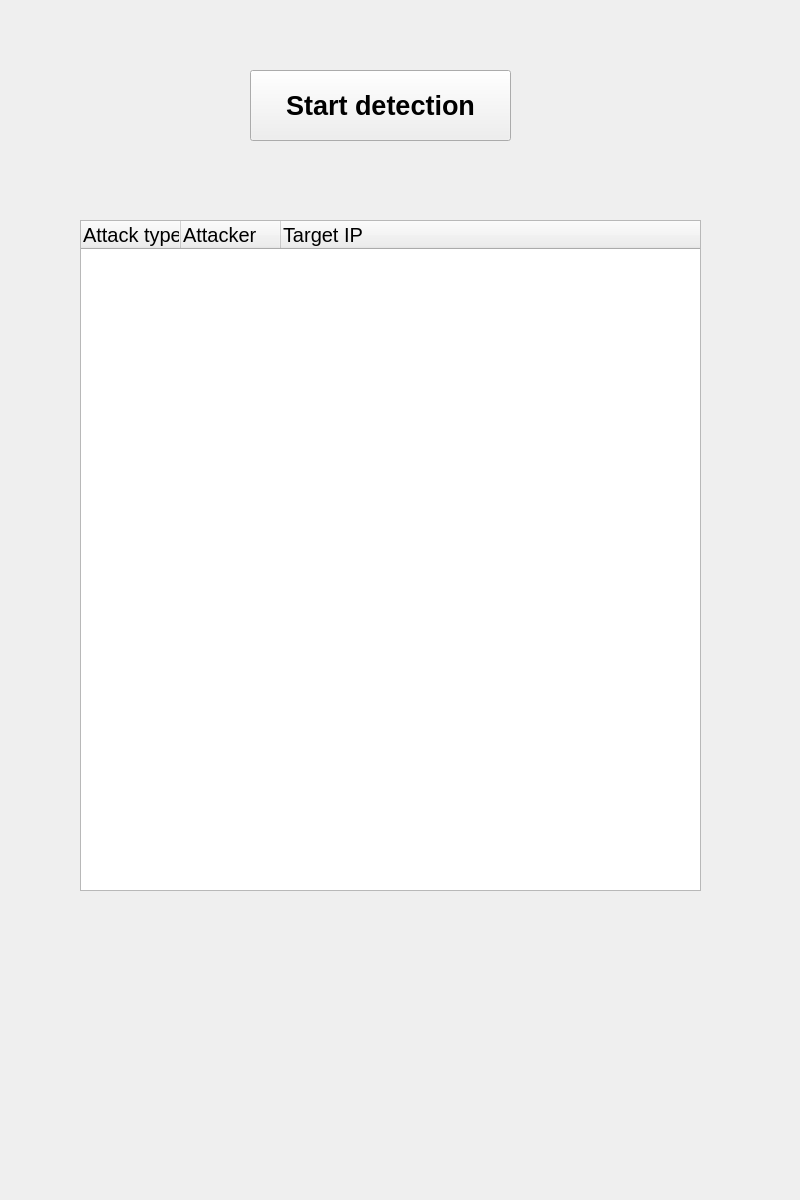
<?xml version="1.0" encoding="UTF-8"?>
<ui version="4.0">
 <class>show_detection</class>
 <widget class="QWidget" name="show_detection">
  <property name="geometry">
   <rect>
    <x>0</x>
    <y>0</y>
    <width>800</width>
    <height>1200</height>
   </rect>
  </property>
  <property name="minimumSize">
   <size>
    <width>800</width>
    <height>1200</height>
   </size>
  </property>
  <property name="maximumSize">
   <size>
    <width>800</width>
    <height>1200</height>
   </size>
  </property>
  <property name="windowTitle">
   <string>特征串攻击检测系统</string>
  </property>
  <widget class="QTreeWidget" name="detection_output">
   <property name="geometry">
    <rect>
     <x>80</x>
     <y>220</y>
     <width>621</width>
     <height>671</height>
    </rect>
   </property>
   <column>
    <property name="text">
     <string>Attack type</string>
    </property>
    <property name="font">
     <font>
      <pointsize>15</pointsize>
     </font>
    </property>
   </column>
   <column>
    <property name="text">
     <string>Attacker</string>
    </property>
    <property name="font">
     <font>
      <pointsize>15</pointsize>
     </font>
    </property>
   </column>
   <column>
    <property name="text">
     <string>Target IP</string>
    </property>
    <property name="font">
     <font>
      <pointsize>15</pointsize>
     </font>
    </property>
   </column>
  </widget>
  <widget class="QPushButton" name="start_detection">
   <property name="geometry">
    <rect>
     <x>250</x>
     <y>70</y>
     <width>261</width>
     <height>71</height>
    </rect>
   </property>
   <property name="font">
    <font>
     <pointsize>20</pointsize>
     <weight>75</weight>
     <bold>true</bold>
    </font>
   </property>
   <property name="styleSheet">
    <string notr="true">QPushButton:hover {background-color: rgb(168, 152, 175);}</string>
   </property>
   <property name="text">
    <string>Start detection</string>
   </property>
  </widget>
 </widget>
 <resources/>
 <connections/>
</ui>
